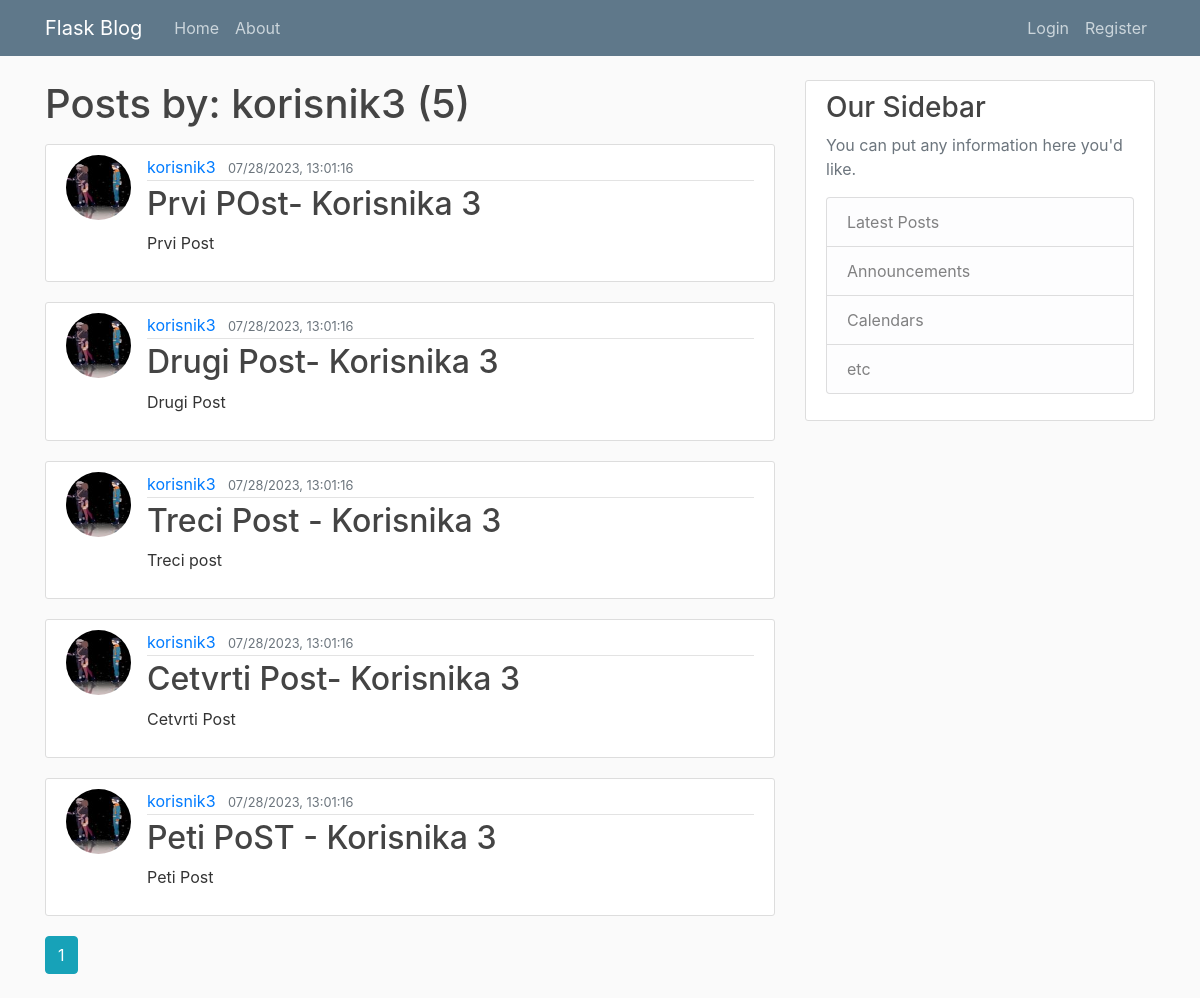
The page /user/korisnik3 on the database its author committed.
### flask_blog/models.py (models this page shows, shortened)
class User(db.Model,UserMixin):
    id=db.Column(db.Integer,primary_key=True)
    username=db.Column(db.String(20),unique=True,nullable=False)
    email=db.Column(db.String(120),unique=True,nullable=False)
    image_file=db.Column(db.String(20),nullable=False,default='default.jpg')
    password=db.Column(db.String(60),nullable=False)
    posts=db.relationship("Post",backref="author",lazy=True)

class Post(db.Model):
    id=db.Column(db.Integer,primary_key=True)
    title=db.Column(db.String(100),nullable=False)
    date_posted=db.Column(db.DateTime,nullable=False,default=datetime.utcnow())
    content=db.Column(db.Text,nullable=False)
    user_id=db.Column(db.Integer,db.ForeignKey("user.id"),nullable=False)

### flask_blog/routes.py (the view)
@app.route("/user/<string:username>")
def user_posts(username):
    page=request.args.get("page",1,type=int)
    user=User.query.filter_by(username=username).first_or_404()
    posts=Post.query.filter_by(author=user).order_by(Post.date_posted.desc()).paginate(page=page,per_page=5)
    return render_template('user_posts.html', posts=posts,user=user)

### flask_blog/templates/user_posts.html
{% extends "layout.html" %}
{% block content %}
<h1 class="mb-3">Posts by: {{user.username}} ({{posts.total}})</h1>
{% for post in posts.items %}
<article class="media content-section">
    <img class="rounded-circle article-img "
        src="{{url_for('static',filename='profile_pics/'+ post.author.image_file)}}" alt="">
    <div class="media-body">
        <div class="article-metadata">
            <a class="mr-2" href="{{url_for('user_posts',username=post.author.username)}}">{{ post.author.username
                }}</a>
            <small class="text-muted">{{ post.date_posted.strftime("%m/%d/%Y, %H:%M:%S") }}</small>
        </div>
        <h2><a class="article-title" href="{{url_for('post',post_id=post.id)}}">{{ post.title }}</a></h2>
        <p class="article-content">{{ post.content }}</p>
    </div>
</article>
{% endfor %}
{% for page_num in posts.iter_pages(left_edge=1, right_edge=1, left_current=1,right_current=2)%}
{% if page_num %}
{% if posts.page==page_num %}
<a class="btn btn-info mb-4" href="{{url_for('user_posts',username=user.username)}}">{{page_num}}</a>
{% else %}
<a class="btn btn-outline-info mb-4" href="{{url_for('user_posts',username=user.username)}}">{{page_num}}</a>
{% endif %}
{% else %}
...
{% endif %}
{% endfor %}
{% endblock content %}

### flask_blog/static/main.css (style rules this page uses)
body { background: #fafafa; color: #333333; margin-top: 5rem; }
h1, h2, h3, h4, h5, h6 { color: #444444; }
.content-section { background: #ffffff; padding: 10px 20px; border: 1px solid #dddddd; border-radius: 3px; margin-bottom: 20px; }
.article-title { color: #444444; }
.article-content { white-space: pre-line; }
.article-img { height: 65px; width: 65px; margin-right: 16px; }
.article-metadata { padding-bottom: 1px; margin-bottom: 4px; border-bottom: 1px solid #e3e3e3 }

### rows shown on the page
User: username "korisnik3"
Post: image_file (picture), author.username "korisnik3", date_posted "07/28/2023, 13:01:16", title "Prvi POst- Korisnika 3", content "Prvi Post"
Post: image_file (picture), author.username "korisnik3", date_posted "07/28/2023, 13:01:16", title "Drugi Post- Korisnika 3", content "Drugi Post"
Post: image_file (picture), author.username "korisnik3", date_posted "07/28/2023, 13:01:16", title "Treci Post - Korisnika 3", content "Treci post"
Post: image_file (picture), author.username "korisnik3", date_posted "07/28/2023, 13:01:16", title "Cetvrti Post- Korisnika 3", content "Cetvrti Post"
Post: image_file (picture), author.username "korisnik3", date_posted "07/28/2023, 13:01:16", title "Peti PoST - Korisnika 3", content "Peti Post"

### other values the page prints
{{ posts.total }} "5"
{{ page_num }} "1"
